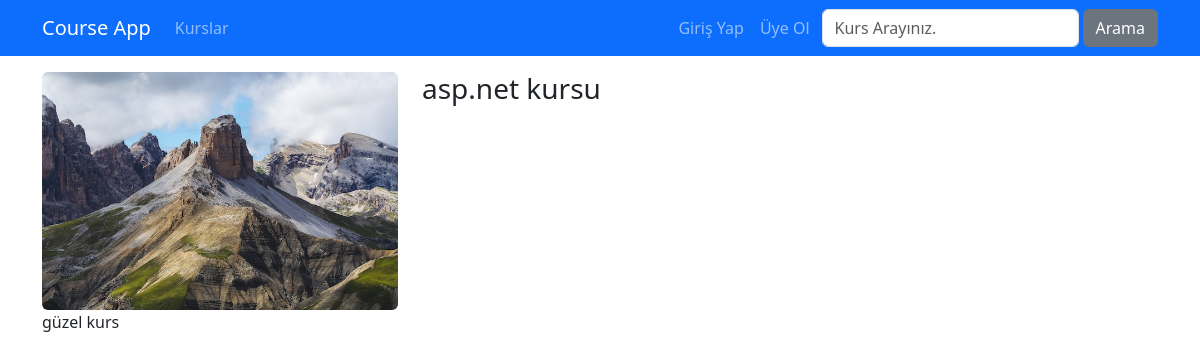
Screenshot of /aspnet-kursu with the database file from the repository.
### courses/models.py (models this page shows, shortened)
class Course(models.Model):
    title = models.CharField(max_length=50)
    subtitle = models.CharField(max_length=100, default="")
    description = RichTextField()
    image = models.ImageField(upload_to="images", default="")
    date = models.DateField(auto_now=True)
    isActive = models.BooleanField(default=False)
    isHome = models.BooleanField(default=False)
    slug = models.SlugField(default="", blank=True, null=False, unique=True, db_index=True)
    categories = models.ManyToManyField(Category)

### courses/views.py (the view)
# urls.py: path('<slug:slug>', details, name="course_details"),
def details(request, slug):
    course = get_object_or_404(Course, slug= slug)
    context = dict(
        course = course
    )
    return render(request, "courses/details.html", context)

### courses/templates/courses/details.html (shortened to what this page needs)
{% extends 'layout.html' %}
{% load static %}
{% block css_files %}
    <link rel="stylesheet" href="{% static 'courses/css/style.css' %}">
{% endblock %}
{% block content %}
    <div class="container mt-3">
        <div class="row">
            <div class="col-4">
                <img class="img-fluid rounded" src="{{ course.image.url }}" alt="{{ course.title }}">
            </div>
            <div class="col-8">
               <h1 class="h3">{{ course.title }}</h1>
            </div>
        </div>
        <div class="row">
            <div class="col-12">
                <p>
                    {{ course.description|safe }}
                </p>
            </div>
        </div>
    </div>
{% endblock content %}

### rows the page displays
Course: image (picture), title "asp.net kursu", description "güzel kurs"
